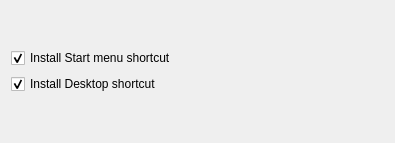
<?xml version="1.0" encoding="UTF-8"?>
<ui version="4.0">
 <class>InstallShortcutsForm</class>
 <widget class="QWidget" name="InstallShortcutsForm">
  <property name="geometry">
   <rect>
    <x>0</x>
    <y>0</y>
    <width>395</width>
    <height>143</height>
   </rect>
  </property>
  <property name="windowTitle">
   <string>Form</string>
  </property>
  <layout class="QVBoxLayout" name="verticalLayout_2">
   <item>
    <layout class="QVBoxLayout" name="verticalLayout_3">
     <property name="spacing">
      <number>6</number>
     </property>
     <property name="sizeConstraint">
      <enum>QLayout::SetDefaultConstraint</enum>
     </property>
     <item>
      <spacer name="verticalSpacer">
       <property name="orientation">
        <enum>Qt::Vertical</enum>
       </property>
       <property name="sizeHint" stdset="0">
        <size>
         <width>20</width>
         <height>40</height>
        </size>
       </property>
      </spacer>
     </item>
     <item>
      <widget class="QCheckBox" name="installStartMenuShortcutCheckBox">
       <property name="enabled">
        <bool>true</bool>
       </property>
       <property name="sizePolicy">
        <sizepolicy hsizetype="Minimum" vsizetype="Fixed">
         <horstretch>0</horstretch>
         <verstretch>0</verstretch>
        </sizepolicy>
       </property>
       <property name="mouseTracking">
        <bool>true</bool>
       </property>
       <property name="contextMenuPolicy">
        <enum>Qt::NoContextMenu</enum>
       </property>
       <property name="text">
        <string>Install Start menu shortcut</string>
       </property>
       <property name="checked">
        <bool>true</bool>
       </property>
      </widget>
     </item>
     <item>
      <widget class="QCheckBox" name="installDesktopShortcutCheckBox">
       <property name="sizePolicy">
        <sizepolicy hsizetype="Minimum" vsizetype="Fixed">
         <horstretch>0</horstretch>
         <verstretch>0</verstretch>
        </sizepolicy>
       </property>
       <property name="text">
        <string>Install Desktop shortcut</string>
       </property>
       <property name="checked">
        <bool>true</bool>
       </property>
      </widget>
     </item>
     <item>
      <spacer name="verticalSpacer_2">
       <property name="orientation">
        <enum>Qt::Vertical</enum>
       </property>
       <property name="sizeHint" stdset="0">
        <size>
         <width>20</width>
         <height>40</height>
        </size>
       </property>
      </spacer>
     </item>
    </layout>
   </item>
  </layout>
 </widget>
 <resources/>
 <connections/>
</ui>
